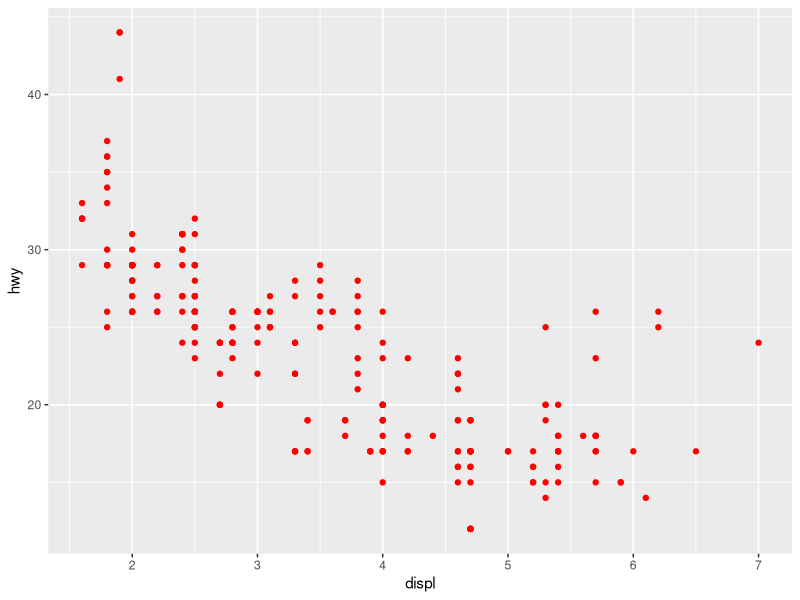
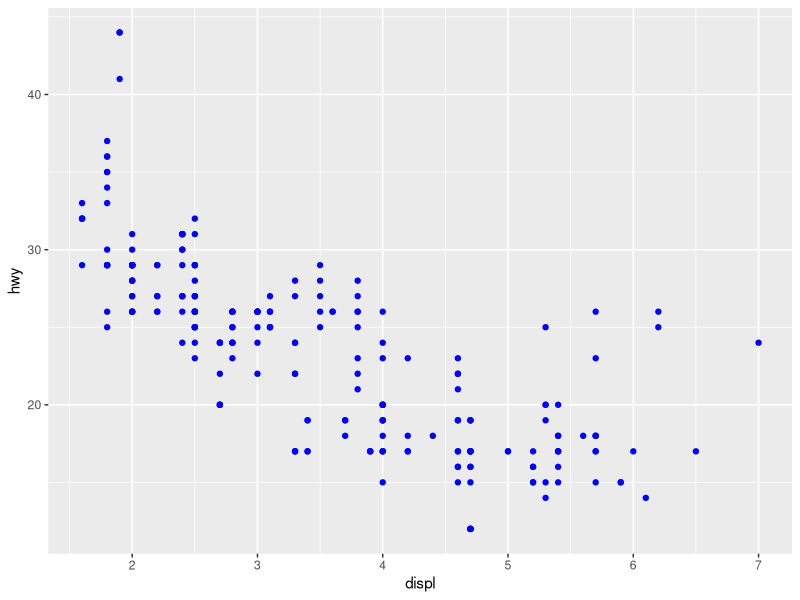
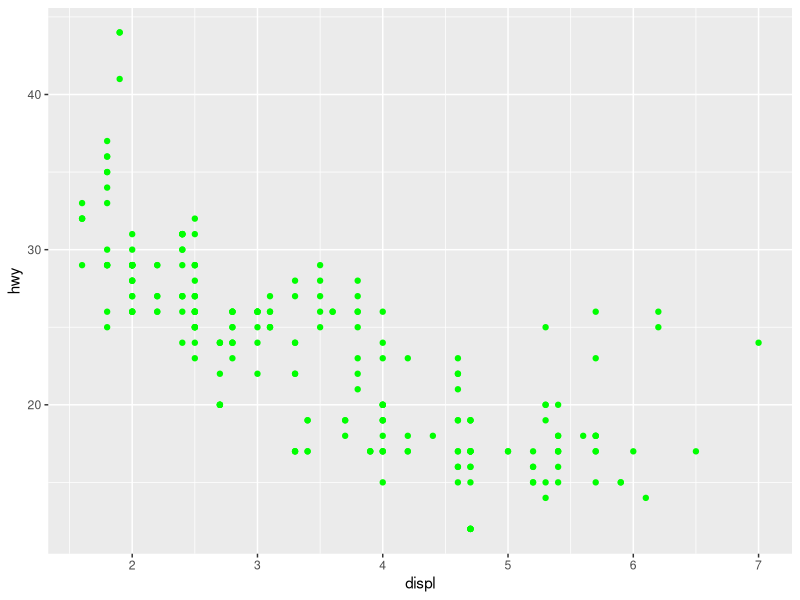
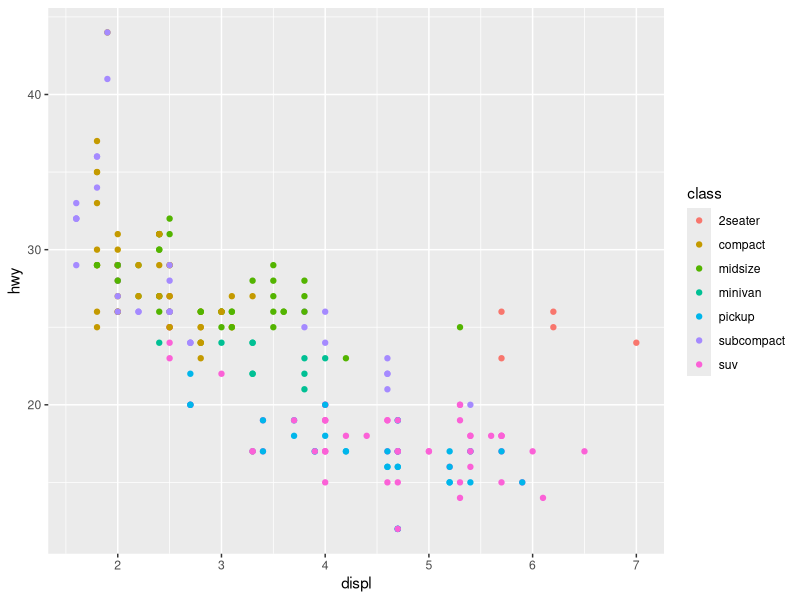
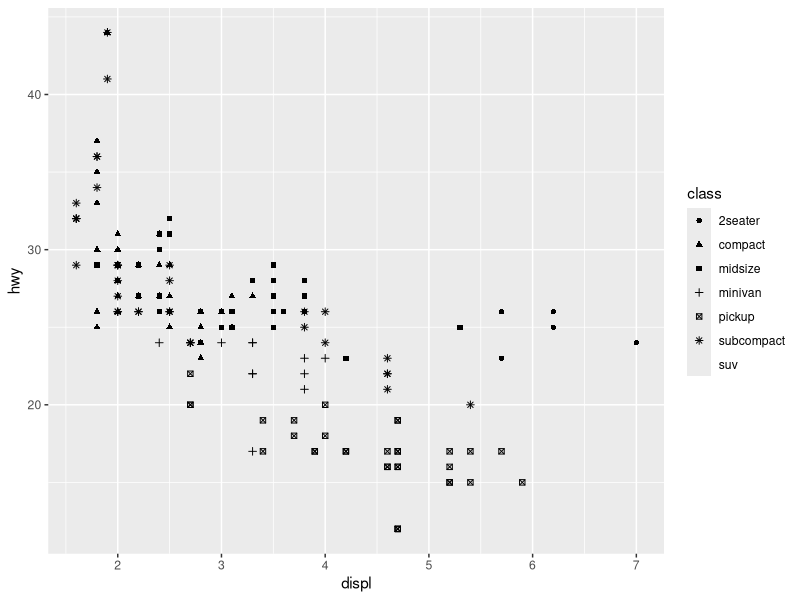
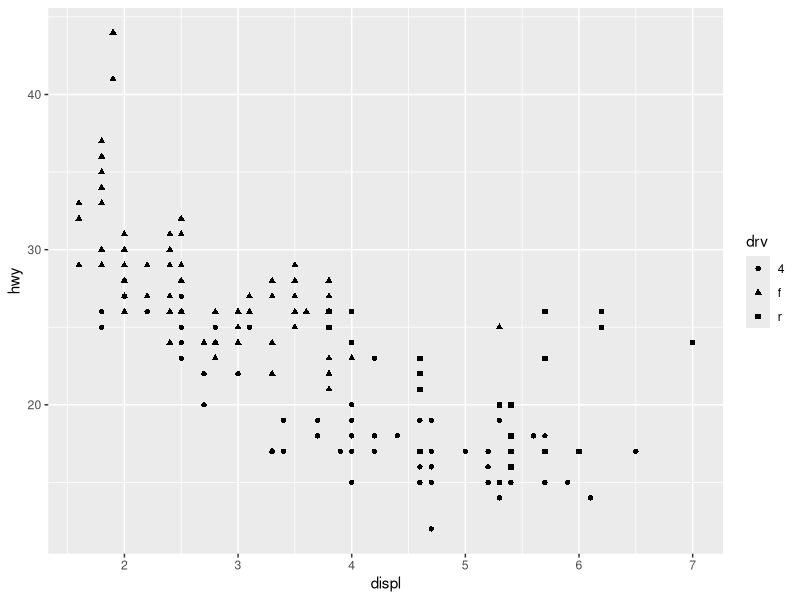
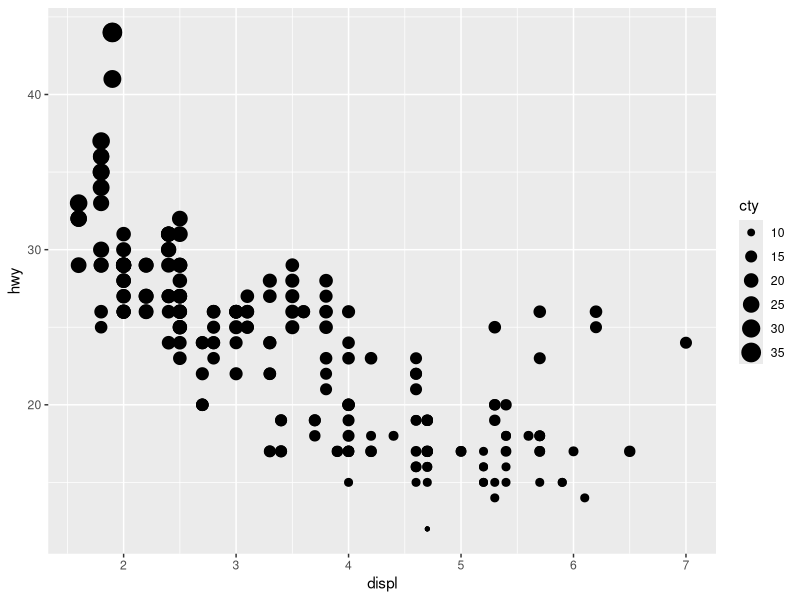

The R script that drew these images, in order:
library(tidyverse)

ggplot(
  data = mpg,
  mapping = aes(x = displ, y = hwy)
) +
  geom_point(
    color = "red"
  )

ggplot(
  data = mpg,
  mapping = aes(x = displ, y = hwy)
) +
  geom_point(
    color = "blue"
  )

ggplot(
  data = mpg,
  mapping = aes(x = displ, y = hwy)
) +
  geom_point(
    color = "green"
  )

ggplot(
  data = mpg,
  mapping = aes(x = displ, y = hwy, color = class)
) +
  geom_point()

ggplot(
  data = mpg,
  mapping = aes(
    x = displ,
    y = hwy,
    shape = class
  )
) +
  geom_point()

ggplot(
  data = mpg,
  mapping = aes(
    x = displ,
    y = hwy,
    shape = drv
  )
) +
  geom_point()

ggplot(
  data = mpg,
  mapping = aes(
    x = displ,
    y = hwy,
    size = cty
  )
) +
  geom_point()
